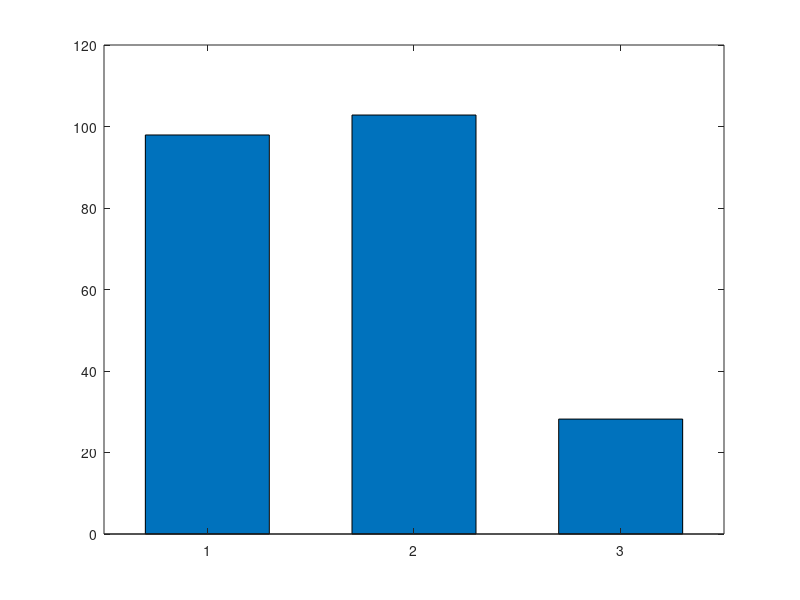

Reproduce this figure in MATLAB. (Note: this script raises an error after producing the figure.)
% =========================================================
% SIMULATION 5: Carbon Flux Estimation & Illegal Fishing Detection
%               From DSL Biomass & Migration Patterns
% =========================================================
% HOW TO RUN: Press F5 or click "Run" in MATLAB
% =========================================================

clear; clc; close all;

%% ==========================================
%  PART A: CARBON FLUX ESTIMATION
% ==========================================

fprintf('=== PART A: CARBON FLUX ESTIMATION ===\n\n');

% --- Biomass inputs (from Simulation 4 results) ---
% Organisms respire O2 and produce CO2 during diel migration
% Carbon transported = biomass × respiration rate × migration depth

% Biomass density at DSL (kg/m^3, approximate)
biomass_kgm3 = [2.0e-5, 1.5e-5, 0.8e-5];   % fish, krill, zooplankton

% Respiration rates (µmol O2 / mg wet weight / hr)
% Values from marine biology literature
resp_rate = [2.5, 3.5, 1.8];     % fish, krill, zooplankton

% Migration depth (daytime DSL - nighttime DSL)
migration_depth = 550 - 80;       % = 470 meters

% Conversion factors
% O2 consumed → CO2 produced (RQ = 0.85 for marine organisms)
RQ = 0.85;

% mg wet weight per m^3 → convert biomass
% Assume 80% water content: 1 kg wet = 200g dry
wet_to_dry = 0.20;

% Monitoring area
area_m2 = 10000 * 10000;   % 10km × 10km

% Layer thickness
layer_thickness = 80;       % meters

% --- COMPUTE CARBON FLUX ---
carbon_flux = zeros(1, 3);   % mgC/m^2/day

for i = 1:3
    % Total biomass in layer per m^2 (kg/m^2)
    B_m2 = biomass_kgm3(i) * layer_thickness;   % kg/m^2
    B_mg_m2 = B_m2 * 1e6;                       % convert to mg/m^2

    % Dry weight (mg dry / m^2)
    B_dry = B_mg_m2 * wet_to_dry;

    % O2 consumption (µmol/m^2/hr)
    O2_consumed = B_dry * resp_rate(i);

    % CO2 produced (µmol/m^2/hr × RQ)
    CO2_produced = O2_consumed * RQ;

    % Convert to mgC: 1 µmol CO2 = 12 µg C = 0.012 mgC
    C_flux_hr = CO2_produced * 0.012;   % mgC/m^2/hr

    % Daily flux (active ~12 hrs of migration)
    carbon_flux(i) = C_flux_hr * 12;    % mgC/m^2/day
end

total_carbon_flux = sum(carbon_flux);
fprintf('Carbon Flux per Organism Group:\n');
fprintf('  Fish:        %.3f mgC/m²/day\n', carbon_flux(1));
fprintf('  Krill:       %.3f mgC/m²/day\n', carbon_flux(2));
fprintf('  Zooplankton: %.3f mgC/m²/day\n', carbon_flux(3));
fprintf('  TOTAL:       %.3f mgC/m²/day\n\n', total_carbon_flux);

% Annualize and scale to monitoring area
annual_C_tons = total_carbon_flux * 365 * area_m2 / 1e9;  % metric tons C/yr
fprintf('Annual Carbon Export (10km×10km area): %.2f metric tons C/year\n\n', annual_C_tons);

%% --- PLOT A1: Carbon Flux Bar Chart ---

figure('Name','Carbon Flux','Color','white','Position',[100 50 600 400]);
b = bar(carbon_flux, 0.6);
b.FaceColor = 'flat';
b.CData = [0.2 0.4 0.8; 0.2 0.7 0.3; 0.8 0.3 0.2];
set(gca, 'XTickLabel', {'Fish', 'Krill', 'Zooplankton'});
ylabel('Carbon Flux (mgC/m²/day)');
title('DSL Biological Carbon Pump — Estimated Daily Carbon Export');
grid on;
text(1, carbon_flux(1)+0.01, sprintf('%.3f', carbon_flux(1)), 'HorizontalAlignment','center');
text(2, carbon_flux(2)+0.01, sprintf('%.3f', carbon_flux(2)), 'HorizontalAlignment','center');
text(3, carbon_flux(3)+0.01, sprintf('%.3f', carbon_flux(3)), 'HorizontalAlignment','center');

%% --- PLOT A2: Migration + Carbon Transport Diagram ---

depth_axis = 0:1:600;
time_axis  = 0:1:24;
biomass_map = zeros(length(depth_axis), length(time_axis));

for t = 1:length(time_axis)
    hr = time_axis(t);
    if hr >= 6 && hr <= 18
        z_c = 550;
    elseif hr < 6
        z_c = 80 + (550-80)*(hr/6);
    else
        z_c = 550 - (550-80)*((hr-18)/6);
    end
    biomass_map(:,t) = exp(-0.5.*((depth_axis - z_c)./40).^2);
end

figure('Name','Migration Carbon Transport','Color','white','Position',[750 50 800 420]);
imagesc(time_axis, depth_axis, biomass_map);
set(gca,'YDir','reverse'); colormap(hot); colorbar;
xlabel('Hour of Day'); ylabel('Depth (m)');
title('Simulated DSL Diel Migration — Biological Carbon Pump Driver');
hold on;
yline(80,  'w--','LineWidth',1.5); text(0.5, 70,  'Night surface (~80m)',  'Color','w','FontSize',9);
yline(550, 'w--','LineWidth',1.5); text(0.5, 560, 'Day depth (~550m)',     'Color','w','FontSize',9);
xline(6,  'c-','LineWidth',1.5); text(6.1,  20, 'Dawn', 'Color','c','FontSize',9);
xline(18, 'c-','LineWidth',1.5); text(18.1, 20, 'Dusk', 'Color','c','FontSize',9);

%% ==========================================
%  PART B: ILLEGAL FISHING DETECTION
% ==========================================

fprintf('\n=== PART B: ILLEGAL FISHING DETECTION ===\n\n');

% --- Simulate 30-day biomass time series ---

days = 1:30;
rng(42);   % Reproducible random seed

% Normal biomass baseline (120 kHz krill) + natural variability
biomass_normal = 1.5e-5 + 0.1e-5 .* randn(1, 30);

% Inject illegal fishing event: Days 14–17 → sudden biomass drop
biomass_observed = biomass_normal;
biomass_observed(14:17) = biomass_observed(14:17) .* 0.35;  % 65% drop

% --- DETECTION ALGORITHM ---
% Rolling 5-day mean and std as baseline
window = 5;
alert = zeros(1, 30);
anomaly_score = zeros(1, 30);

for d = (window+1):30
    window_data = biomass_observed(d-window:d-1);
    mu  = mean(window_data);
    sig = std(window_data);
    z_score = (biomass_observed(d) - mu) / (sig + eps);
    anomaly_score(d) = z_score;
    if z_score < -2.0   % More than 2 std below baseline = alert
        alert(d) = 1;
    end
end

alert_days = days(alert == 1);
fprintf('Baseline biomass:   %.2e kg/m³\n', mean(biomass_normal));
fprintf('Anomaly at days:    %s\n', num2str(alert_days));
fprintf('Biomass drop:       ~%.0f%% below baseline\n', ...
    100 * (1 - mean(biomass_observed(14:17)) / mean(biomass_normal)));
fprintf('Detection verdict:  ILLEGAL FISHING ALERT TRIGGERED ⚠️\n\n');

%% --- PLOT B1: Biomass Time Series + Alert ---

figure('Name','Illegal Fishing Detection','Color','white','Position',[100 550 1000 420]);
subplot(2,1,1);
plot(days, biomass_normal*1e6,   'b--', 'LineWidth', 1.5, 'DisplayName', 'Expected Baseline'); hold on;
plot(days, biomass_observed*1e6, 'k-',  'LineWidth', 2,   'DisplayName', 'Observed Biomass');
for d = alert_days
    xline(d, 'r-', 'LineWidth', 2);
end
scatter(alert_days, biomass_observed(alert_days)*1e6, 80, 'r', 'filled', 'DisplayName','⚠️ Alert');
xlabel('Day'); ylabel('Biomass Density (×10^{-6} kg/m³)');
title('30-Day Biomass Monitoring — 120 kHz Krill Layer');
legend('Location','northeast'); grid on;

% Shading the event window
patch([13.5 17.5 17.5 13.5], [0 0 3 3], 'red', 'FaceAlpha',0.08, 'EdgeColor','none');
text(15, 2.8, 'Fishing Event', 'Color','red','HorizontalAlignment','center','FontSize',9);

%% --- PLOT B2: Anomaly Score ---

subplot(2,1,2);
bar(days, anomaly_score, 'FaceColor', [0.5 0.5 0.5]);
hold on;
yline(-2, 'r--', 'LineWidth', 2, 'Label', 'Alert Threshold (z = -2)');
bar(alert_days, anomaly_score(alert_days), 'FaceColor', 'red');
xlabel('Day'); ylabel('Anomaly Score (Z-score)');
title('Statistical Anomaly Score — Biomass Deviation Detector');
grid on;

sgtitle('Illegal Fishing Detection System — DSL Biomass Monitoring', 'FontSize', 13, 'FontWeight', 'bold');

%% --- PLOT B3: DSL Layer Fragmentation ---

% Show what a healthy vs disturbed DSL looks like
depth_range = 0:2:1000;

Sv_healthy    = -90 + 30 .* exp(-0.5.*((depth_range - 550)./80).^2);
Sv_disturbed  = -90 + 30 .* exp(-0.5.*((depth_range - 550)./80).^2);
% Disturbed: reduced peak + fragment at different depth
Sv_disturbed  = Sv_disturbed - 10;   % overall reduction
Sv_disturbed  = Sv_disturbed + 8 .* exp(-0.5.*((depth_range - 430)./30).^2);  % fragment

figure('Name','DSL Fragmentation','Color','white','Position',[750 550 600 450]);
plot(Sv_healthy,   depth_range, 'b-',  'LineWidth', 2.5, 'DisplayName', 'Healthy DSL'); hold on;
plot(Sv_disturbed, depth_range, 'r--', 'LineWidth', 2.5, 'DisplayName', 'Disturbed DSL (post-fishing)');
set(gca,'YDir','reverse');
xlabel('Volume Backscatter Sv (dB re 1 m^{-1})');
ylabel('Depth (m)');
title('DSL Layer: Healthy vs Disturbed by Illegal Fishing');
legend('Location','southeast'); grid on;
ylim([300 800]);

fprintf('=== Simulation 5 Complete. See all figures. ===\n');
fprintf('\n✅ ALL 5 SIMULATIONS READY. Open each .m file in MATLAB and press Run.\n');
